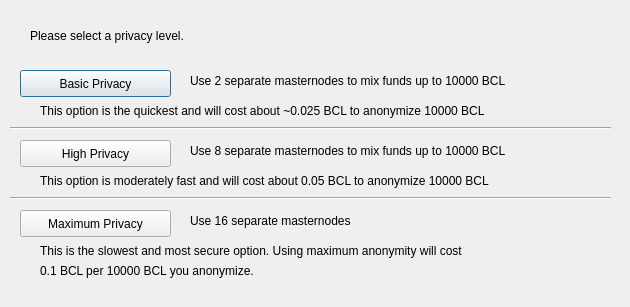
<?xml version="1.0" encoding="UTF-8"?>
<ui version="4.0">
 <class>ObfuscationConfig</class>
 <widget class="QDialog" name="ObfuscationConfig">
  <property name="geometry">
   <rect>
    <x>0</x>
    <y>0</y>
    <width>630</width>
    <height>307</height>
   </rect>
  </property>
  <property name="windowTitle">
   <string>Configure Obfuscation</string>
  </property>
  <widget class="QPushButton" name="buttonBasic">
   <property name="geometry">
    <rect>
     <x>20</x>
     <y>70</y>
     <width>151</width>
     <height>27</height>
    </rect>
   </property>
   <property name="text">
    <string>Basic Privacy</string>
   </property>
  </widget>
  <widget class="QPushButton" name="buttonHigh">
   <property name="geometry">
    <rect>
     <x>20</x>
     <y>140</y>
     <width>151</width>
     <height>27</height>
    </rect>
   </property>
   <property name="text">
    <string>High Privacy</string>
   </property>
  </widget>
  <widget class="QPushButton" name="buttonMax">
   <property name="geometry">
    <rect>
     <x>20</x>
     <y>210</y>
     <width>151</width>
     <height>27</height>
    </rect>
   </property>
   <property name="text">
    <string>Maximum Privacy</string>
   </property>
  </widget>
  <widget class="QLabel" name="label">
   <property name="geometry">
    <rect>
     <x>30</x>
     <y>20</y>
     <width>571</width>
     <height>31</height>
    </rect>
   </property>
   <property name="text">
    <string>Please select a privacy level.</string>
   </property>
  </widget>
  <widget class="QLabel" name="label_2">
   <property name="geometry">
    <rect>
     <x>190</x>
     <y>70</y>
     <width>421</width>
     <height>21</height>
    </rect>
   </property>
   <property name="text">
    <string>Use 2 separate masternodes to mix funds up to 10000 BCL</string>
   </property>
  </widget>
  <widget class="QLabel" name="label_3">
   <property name="geometry">
    <rect>
     <x>190</x>
     <y>140</y>
     <width>411</width>
     <height>21</height>
    </rect>
   </property>
   <property name="text">
    <string>Use 8 separate masternodes to mix funds up to 10000 BCL</string>
   </property>
  </widget>
  <widget class="QLabel" name="label_4">
   <property name="geometry">
    <rect>
     <x>190</x>
     <y>210</y>
     <width>421</width>
     <height>21</height>
    </rect>
   </property>
   <property name="text">
    <string>Use 16 separate masternodes</string>
   </property>
  </widget>
  <widget class="QLabel" name="label_6">
   <property name="geometry">
    <rect>
     <x>40</x>
     <y>100</y>
     <width>561</width>
     <height>21</height>
    </rect>
   </property>
   <property name="text">
    <string>This option is the quickest and will cost about ~0.025 BCL to anonymize 10000 BCL</string>
   </property>
  </widget>
  <widget class="QLabel" name="label_7">
   <property name="geometry">
    <rect>
     <x>40</x>
     <y>170</y>
     <width>561</width>
     <height>21</height>
    </rect>
   </property>
   <property name="text">
    <string>This option is moderately fast and will cost about 0.05 BCL to anonymize 10000 BCL</string>
   </property>
  </widget>
  <widget class="QLabel" name="label_8">
   <property name="geometry">
    <rect>
     <x>40</x>
     <y>240</y>
     <width>561</width>
     <height>21</height>
    </rect>
   </property>
   <property name="text">
    <string>This is the slowest and most secure option. Using maximum anonymity will cost</string>
   </property>
  </widget>
  <widget class="QLabel" name="label_9">
   <property name="geometry">
    <rect>
     <x>40</x>
     <y>260</y>
     <width>561</width>
     <height>21</height>
    </rect>
   </property>
   <property name="text">
    <string>0.1 BCL per 10000 BCL you anonymize.</string>
   </property>
  </widget>
  <widget class="Line" name="line">
   <property name="geometry">
    <rect>
     <x>10</x>
     <y>120</y>
     <width>601</width>
     <height>16</height>
    </rect>
   </property>
   <property name="orientation">
    <enum>Qt::Horizontal</enum>
   </property>
  </widget>
  <widget class="Line" name="line_2">
   <property name="geometry">
    <rect>
     <x>10</x>
     <y>190</y>
     <width>601</width>
     <height>16</height>
    </rect>
   </property>
   <property name="orientation">
    <enum>Qt::Horizontal</enum>
   </property>
  </widget>
 </widget>
 <resources/>
 <connections/>
</ui>
